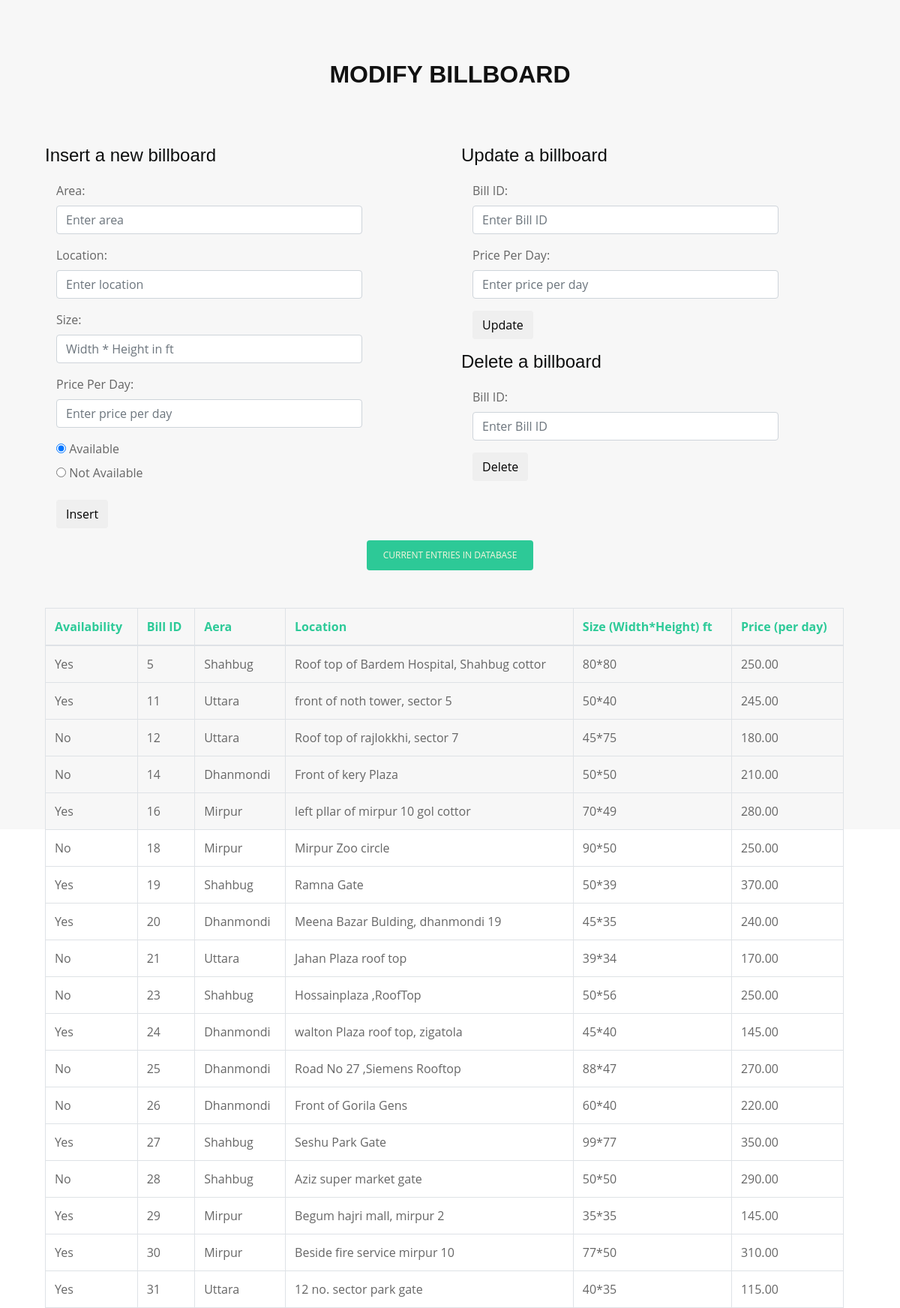
/billinsert.php, run on the app's committed database.
### tables this page shows
CREATE TABLE `billboard` (
  `billID` int(11) NOT NULL,
  `areaID` int(11) NOT NULL,
  `location` varchar(255) DEFAULT NULL,
  `pricePerDay` decimal(7,2) DEFAULT NULL,
  `availability` varchar(255) DEFAULT NULL,
  `dateOfOrder` date DEFAULT NULL,
  `size` varchar(255) DEFAULT NULL
);

CREATE TABLE `billarea` (
  `areaID` int(11) NOT NULL,
  `areaName` varchar(255) DEFAULT NULL
);

### billinsert.php (the view, shortened to what this page needs)
<?php
$username = "root";
$password = "";
$server = 'localhost';
$db = 'media24db';
$connect = mysqli_connect( $server, $username, $password, $db )
		or die("Can not connect");
$result = mysqli_query( $connect, "SELECT * FROM billboard NATURAL JOIN billarea" )
		or die("Can not execute query");
?>
<!DOCTYPE html>
<html lang="en">
<head>
  <link href="lib/bootstrap/css/bootstrap.min.css" rel="stylesheet">
  <link href="css/bill_style.css" rel="stylesheet">
</head>
<body>
<main id="main">
    <section id="portfolio">
      <div class="container ">
        <div class="section-header">
          <h3 class="section-title">Modify Billboard</h3>
          <p class="section-description"></p>
        </div>
        <div class="container wow fadeInUp">
        <div class="row">
          <div class="col-md-6">
            <h4 style="color: #0d0e0e;">Insert a new billboard</h4>
          	  <form class="form-horizontal" action="/media24/insertsucess.php" method="POST">
				<div class="form-group">
				<label class="control-label col-sm-10" for="area">Area:</label>
				<div class="col-sm-10">
				  <input type="text" class="form-control" name="area" placeholder="Enter area">
				</div>
				</div>
				<div class="form-group">
				<label class="control-label col-sm-10" for="location">Location:</label>
				<div class="col-sm-10">
				  <input type="text" class="form-control" name="location" placeholder="Enter location">
				</div>
				</div>
        <div class="form-group">
        <label class="control-label col-sm-10" for="size">Size:</label>
        <div class="col-sm-10">
          <input type="text" class="form-control" name="size" placeholder="Width * Height in ft">
        </div>
        </div>
				<div class="form-group">
				<label class="control-label col-sm-10" for="price">Price Per Day:</label>
				<div class="col-sm-10">
				  <input type="number" class="form-control" name="price" placeholder="Enter price per day">
				</div>
				</div>
				<div class="form-group">
				<div class="col-sm-offset-2 col-sm-10">
				<div class="radio">
					  <label><input type="radio" name="optradio" checked value="1"> Available</label>
				</div>
				<div class="radio">
					  <label><input type="radio" name="optradio" value="0"> Not Available</label>
				</div>
				</div>
				</div>
				<div class="form-group">
				<div class="col-sm-offset-2 col-sm-10">
				  <button type="submit" class="btn btn-default">Insert</button>
				</div>
				</div>
			  </form>
          </div>
          <div class="col-md-6">
            <h4 style="color: #0d0e0e;">Update a  billboard</h4>
              <form class="form-horizontal" action="/media24/updatesucess.php" method="POST">
        <div class="form-group">
        <label class="control-label col-sm-10" for="billID">Bill ID:</label>
        <div class="col-sm-10">
          <input type="number" class="form-control" name="billID" placeholder="Enter Bill ID">
        </div>
        </div>
        <div class="form-group">
        <label class="control-label col-sm-10" for="price">Price Per Day:</label>
        <div class="col-sm-10">
          <input type="number" class="form-control" name="price" placeholder="Enter price per day">
        </div>
        </div>
        <div class="form-group">
        <div class="col-sm-offset-2 col-sm-10">
          <button type="submit" class="btn btn-default">Update</button>
        </div>
        </div>
        </form>
        <h4 style="color: #0d0e0e;">Delete a  billboard</h4>
        <form class="form-horizontal" action="/media24/deletesucess.php" method="POST">
        <div class="form-group">
        <label class="control-label col-sm-10" for="billID">Bill ID:</label>
        <div class="col-sm-10">
          <input type="number" class="form-control" name="billID" placeholder="Enter Bill ID">
        </div>
        </div>
        <div class="form-group">
        <div class="col-sm-offset-2 col-sm-10">
          <button type="submit" class="btn btn-default">Delete</button>
        </div>
        </div>
        </form>
          </div>
        </div>
        <div class="row">
          <div class="col-md-12">
            <ul id="portfolio-flters">
              <li style="background: #2dc997;color: beige;">Current Entries in Database</li>
            </ul>
          </div>
        </div>
        <div class="row" id="portfolio-wrapper">
          <div class="col-md-12 portfolio-item" style="overflow: visible !important;">
            <table class="table table-bordered">
              <thead>
                <tr>
                  <th>Availability</th>
                  <th>Bill ID</th>
                  <th>Aera</th>
                  <th>Location</th>
                  <th>Size (Width*Height) ft</th>
                  <th>Price (per day)</th>
                </tr>
              </thead>
                <tbody>
              <?php
                  if ($result->num_rows > 0) {
      				      while($row = $result->fetch_assoc()) {
      					       echo "<tr>";
                      		echo "<td> $row[availability] </td>";
                      		echo "<td> $row[billID] </td>";
                      		echo "<td> $row[areaName] </td>";
                      		echo "<td> $row[location] </td>";
                          echo "<td> $row[size] </td>";
                      		echo "<td> $row[pricePerDay] </td>";
                    	 echo "</tr>";
          			   }
      			     }
   				       else {
      				    echo "0 results";
  				        }
			       ?>
                </tbody>
              </table>
          </div>
      </div>
    </section>
  </main>
</body>
</html>

### css/bill_style.css (style rules this page uses)
body { background: #fff; color: #666666; font-family: "Open Sans", sans-serif; }
p { padding: 0; margin: 0 0 30px 0; }
h1, h2, h3, h4, h5, h6 { font-family: "Poppins", sans-serif; font-weight: 400; margin: 0 0 20px 0; padding: 0; }
.section-header .section-title { font-size: 32px; color: #111; text-transform: uppercase; text-align: center; font-weight: 700; margin-bottom: 5px; }
.section-header .section-description { text-align: center; padding-bottom: 40px; color: #999; }
th { color: #2dca98; }
#portfolio { background: #f7f7f7; padding: 80px 0; }
#portfolio #portfolio-wrapper { padding-right: 15px; }
#portfolio #portfolio-flters { padding: 0; margin: 0 0 45px 0; list-style: none; text-align: center; }
#portfolio #portfolio-flters li { cursor: pointer; margin: 0 10px; display: inline-block; padding: 10px 22px; font-size: 12px; line-height: 20px; color: #666666; border-radius: 4px; text-transform: uppercase; background: #fff; margin-bottom: 5px; transition: all 0.3s ease-in-out; }
#portfolio .portfolio-item { position: relative; height: 200px; overflow: hidden !important; margin-bottom: 15px; transition: all 350ms ease; transform: scale(1); }

### data on the page
billboard: availability "Yes", billID "5", areaID.areaName "Shahbug", location "Roof top of Bardem Hospital, Shahbug cottor", size "80*80", pricePerDay "250.00"
billboard: availability "Yes", billID "11", areaID.areaName "Uttara", location "front of noth tower, sector 5", size "50*40", pricePerDay "245.00"
billboard: availability "No", billID "12", areaID.areaName "Uttara", location "Roof top of rajlokkhi, sector 7", size "45*75", pricePerDay "180.00"
billboard: availability "No", billID "14", areaID.areaName "Dhanmondi", location "Front of kery Plaza", size "50*50", pricePerDay "210.00"
billboard: availability "Yes", billID "16", areaID.areaName "Mirpur", location "left pllar of mirpur 10 gol cottor", size "70*49", pricePerDay "280.00"
billboard: availability "No", billID "18", areaID.areaName "Mirpur", location "Mirpur Zoo circle", size "90*50", pricePerDay "250.00"
billboard: availability "Yes", billID "19", areaID.areaName "Shahbug", location "Ramna Gate", size "50*39", pricePerDay "370.00"
billboard: availability "Yes", billID "20", areaID.areaName "Dhanmondi", location "Meena Bazar Bulding, dhanmondi 19", size "45*35", pricePerDay "240.00"
billboard: availability "No", billID "21", areaID.areaName "Uttara", location "Jahan Plaza roof top", size "39*34", pricePerDay "170.00"
billboard: availability "No", billID "23", areaID.areaName "Shahbug", location "Hossainplaza ,RoofTop", size "50*56", pricePerDay "250.00"
billboard: availability "Yes", billID "24", areaID.areaName "Dhanmondi", location "walton Plaza roof top, zigatola", size "45*40", pricePerDay "145.00"
billboard: availability "No", billID "25", areaID.areaName "Dhanmondi", location "Road No 27 ,Siemens Rooftop", size "88*47", pricePerDay "270.00"
billboard: availability "No", billID "26", areaID.areaName "Dhanmondi", location "Front of Gorila Gens", size "60*40", pricePerDay "220.00"
billboard: availability "Yes", billID "27", areaID.areaName "Shahbug", location "Seshu Park Gate", size "99*77", pricePerDay "350.00"
billboard: availability "No", billID "28", areaID.areaName "Shahbug", location "Aziz super market gate", size "50*50", pricePerDay "290.00"
billboard: availability "Yes", billID "29", areaID.areaName "Mirpur", location "Begum hajri mall, mirpur 2", size "35*35", pricePerDay "145.00"
billboard: availability "Yes", billID "30", areaID.areaName "Mirpur", location "Beside fire service mirpur 10", size "77*50", pricePerDay "310.00"
billboard: availability "Yes", billID "31", areaID.areaName "Uttara", location "12 no. sector park gate", size "40*35", pricePerDay "115.00"
